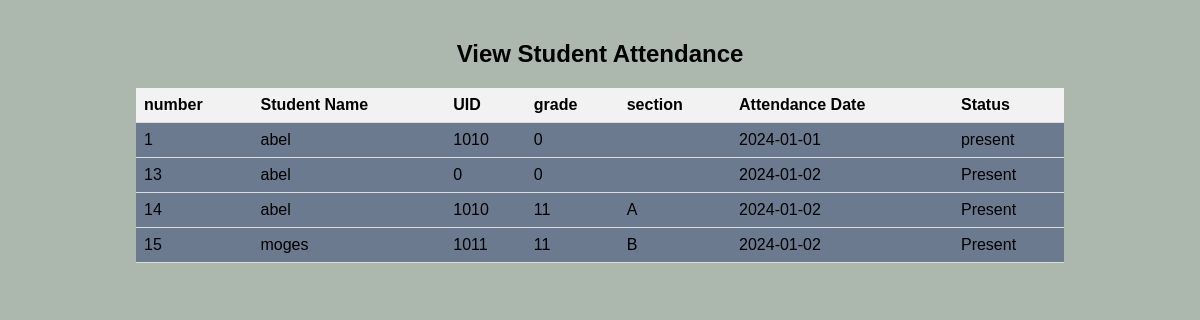
The app's page /see_attendance.php with its own data.
### tables this page shows
CREATE TABLE `attendance` (
  `id` int(11) NOT NULL,
  `name` varchar(20) NOT NULL,
  `uid` int(20) NOT NULL,
  `grade` int(11) NOT NULL,
  `section` varchar(11) NOT NULL,
  `date` date NOT NULL,
  `status` varchar(255) NOT NULL
);

### see_attendance.php (the view, shortened to what this page needs)
<!DOCTYPE html>
<html lang="en">
<head>
</head>
<body>
    <h2>View Student Attendance</h2>
    <?php
    include 'config.php';
    $sql = "SELECT * FROM attendance";
    $result = $conn->query($sql);
    if ($result->num_rows > 0) {
        echo "<table>";
        echo "<tr><th>number</th><th>Student Name</th><th>UID</th><th>grade</th><th>section</th><th>Attendance Date</th><th>Status</th></tr>";
        while ($row = $result->fetch_assoc()) {
            echo "<tr>";
            echo "<td>" . $row['id'] . "</td>";
            echo "<td>" . $row['name'] . "</td>";
            echo "<td>" . $row['uid'] . "</td>";
            echo "<td>" . $row['grade'] . "</td>";
            echo "<td>" . $row['section'] . "</td>";
            echo "<td>" . $row['date'] . "</td>";
            echo "<td>" . $row['status'] . "</td>";
            echo "</tr>";
        }
        echo "</table>";
    } else {
        echo "No attendance records found.";
    }
    ?>
</body>
</html>

### see_attendance.php (style rules this page uses)
body { font-family: Arial, sans-serif; margin: 0; padding: 20px; background-color: #acb7ae; }
h2 { text-align: center; margin-bottom: 20px; }
table { width: 80%; border-collapse: collapse; margin: auto; background-color: #6B7A8F; }
th, td { padding: 8px; border-bottom: 1px solid #ddd; text-align: left; }
th { background-color: #f2f2f2; }

### records on screen
attendance: id "1", name "abel", uid "1010", grade "0", date "2024-01-01", status "present"
attendance: id "13", name "abel", uid "0", grade "0", date "2024-01-02", status "Present"
attendance: id "14", name "abel", uid "1010", grade "11", section "A", date "2024-01-02", status "Present"
attendance: id "15", name "moges", uid "1011", grade "11", section "B", date "2024-01-02", status "Present"
